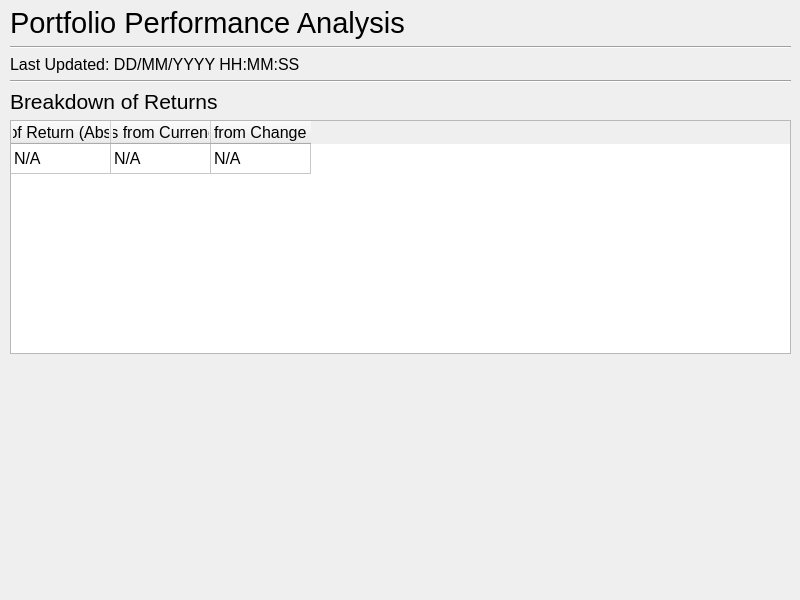
<?xml version="1.0" encoding="UTF-8"?>
<ui version="4.0">
 <class>dialog_portfolio_perf</class>
 <widget class="QDialog" name="dialog_portfolio_perf">
  <property name="geometry">
   <rect>
    <x>0</x>
    <y>0</y>
    <width>800</width>
    <height>600</height>
   </rect>
  </property>
  <property name="font">
   <font>
    <pointsize>12</pointsize>
   </font>
  </property>
  <property name="windowTitle">
   <string>Trading Portfolio Tracker – Portfolio Performance Analysis</string>
  </property>
  <widget class="QWidget" name="verticalLayoutWidget">
   <property name="geometry">
    <rect>
     <x>10</x>
     <y>6</y>
     <width>781</width>
     <height>581</height>
    </rect>
   </property>
   <layout class="QVBoxLayout" name="vert_layout_dialog">
    <item>
     <widget class="QLabel" name="lbl_portfolio_perf">
      <property name="font">
       <font>
        <pointsize>22</pointsize>
       </font>
      </property>
      <property name="text">
       <string>Portfolio Performance Analysis</string>
      </property>
     </widget>
    </item>
    <item>
     <widget class="Line" name="hori_line_portfolio_perf">
      <property name="orientation">
       <enum>Qt::Horizontal</enum>
      </property>
     </widget>
    </item>
    <item>
     <widget class="QLabel" name="lbl_last_updated">
      <property name="text">
       <string>Last Updated: DD/MM/YYYY HH:MM:SS</string>
      </property>
     </widget>
    </item>
    <item>
     <widget class="Line" name="hori_line_last_updated">
      <property name="orientation">
       <enum>Qt::Horizontal</enum>
      </property>
     </widget>
    </item>
    <item>
     <widget class="QLabel" name="lbl_returns_breakdown">
      <property name="font">
       <font>
        <pointsize>16</pointsize>
       </font>
      </property>
      <property name="text">
       <string>Breakdown of Returns</string>
      </property>
     </widget>
    </item>
    <item>
     <widget class="QTableWidget" name="table_widget_returns_breakdown">
      <property name="showGrid">
       <bool>true</bool>
      </property>
      <property name="cornerButtonEnabled">
       <bool>false</bool>
      </property>
      <attribute name="verticalHeaderVisible">
       <bool>false</bool>
      </attribute>
      <row>
       <property name="text">
        <string>Values</string>
       </property>
      </row>
      <column>
       <property name="text">
        <string>Rate of Return (Absolute)</string>
       </property>
      </column>
      <column>
       <property name="text">
        <string>Returns from Currency Risk</string>
       </property>
      </column>
      <column>
       <property name="text">
        <string>Returns from Change of Value</string>
       </property>
      </column>
      <item row="0" column="0">
       <property name="text">
        <string>N/A</string>
       </property>
      </item>
      <item row="0" column="1">
       <property name="text">
        <string>N/A</string>
       </property>
      </item>
      <item row="0" column="2">
       <property name="text">
        <string>N/A</string>
       </property>
      </item>
     </widget>
    </item>
    <item>
     <spacer name="vert_spacer_dialog">
      <property name="orientation">
       <enum>Qt::Vertical</enum>
      </property>
      <property name="sizeHint" stdset="0">
       <size>
        <width>20</width>
        <height>40</height>
       </size>
      </property>
     </spacer>
    </item>
   </layout>
  </widget>
 </widget>
 <resources/>
 <connections/>
</ui>
